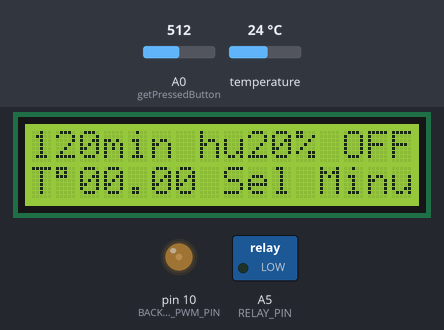
Recording of a sketch running on a simulated Arduino Uno, built with avr-gcc and run on an emulated ATmega328P. Parts: 16×2 character LCD, switched loads named in the sketch (green lamp = pin HIGH), output pins drawn as LEDs (lit = HIGH). The inputs (shaded band) are chosen by the test bench; at power-on: A0 (getPressedButton) = 512, temperature 24 °C. What the sketch prints to the serial monitor is not drawn.

Above: at 4.2 s.
4.3 s: A0 (getPressedButton) set to 52
At 4.9 s:
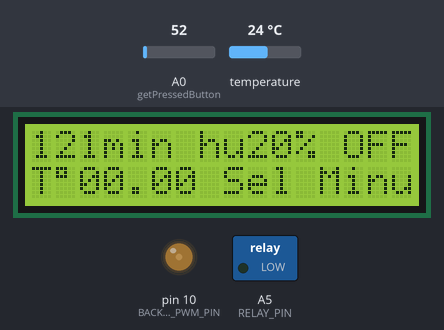
6.3 s: A0 (getPressedButton) set to 46
At 7.4 s:
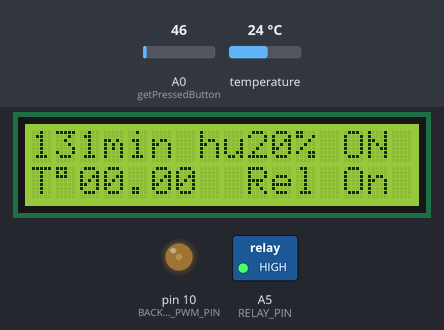
7.8 s: A0 (getPressedButton) set to 338
At 8.15 s:
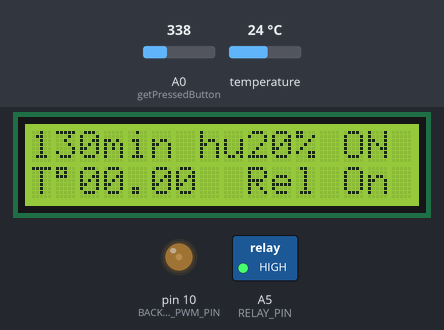
9.5 s: A0 (getPressedButton) set to 365
At 10.0 s:
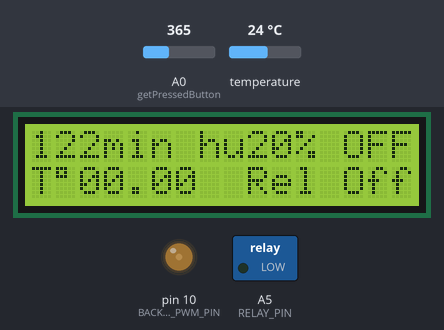
11.1 s: A0 (getPressedButton) set to 488
23.8 s: A0 (getPressedButton) set to 509
At 24.5 s:
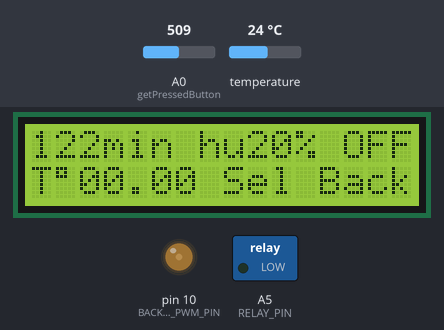
Timing chart, 0 to 26.8 s (numbered marks = the images above; inputs shaded):
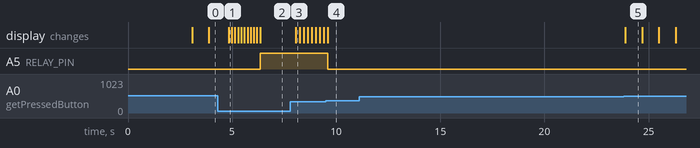

Measured:
- the behaviour switches between 50 and 49 on A0 (getPressedButton) (found by bisection; images 1 and 2)
- the behaviour switches between 349 and 350 on A0 (getPressedButton) (found by bisection; images 3 and 4)
- the behaviour switches between 499 and 500 on A0 (getPressedButton) (found by bisection; images 4 and 5)
- after the input at 6.3 s, A5 (RELAY_PIN): LOW → HIGH after 0.05 s; the display: changes after 0.06 s (image 2)
- after the input at 7.8 s, the display: changes after 0.26 s (image 3)
- after the input at 9.5 s, A5 (RELAY_PIN): HIGH → LOW after 0.10 s; the display: changes after 0.10 s (image 4)
- after the input at 11.1 s, every drawn part: stays the same
- after the input at 23.8 s, the display: changes after 0.09 s (image 5)

The sketch:

lcd_deshydrateur.ino
```cpp
/*****************************************************************************************
 *
 *  DESHYDRATEUR DE FILAMENT
 *  L.MERCET 01/01/2020
 *
 * Todo :
 * - un réglage d'hystérésis sur 1 degré sera pas mal
 * - un mode de chauffe à l'allumage (15s de chauffe puis 45s d'attente) * 3
 *
 ****************************************************************************************/


/* Dépendances */
#include <LiquidCrystal.h>
#include <OneWire.h>

/** Broche pour le contrôle du rétroéclairage */
const byte BACKLIGHT_PWM_PIN = 10;
const byte RELAY_PIN = A5;

/** Variable */
float DS18B20_temperature;
bool mode = false;
byte selectMode, temperatureConsigne = 30, hysteresisConsigne = 1;
int backlight = 50, tempsRestant, tempsMin = 120,tempsEcoule;
unsigned long long tempo, tempsBase;

// Variables propres au DS18B20
const int DS18B20_PIN=A1;
const int DS18B20_ID=0x28;
// Déclaration de l'objet ds
OneWire ds(DS18B20_PIN); // on pin DS18B20_PIN (a 4.7K resistor is necessary)

/** Objet LiquidCrystal pour communication avec l'écran LCD */
LiquidCrystal lcd(8, 9, 4, 5, 6, 7);

/** Énumération des boutons utilisables et des selections possibles*/
enum {
  BUTTON_NONE,  /*!< Pas de bouton appuyé */
  BUTTON_UP,    /*!< Bouton UP (haut) */
  BUTTON_DOWN,  /*!< Bouton DOWN (bas) */
  BUTTON_LEFT,  /*!< Bouton LEFT (gauche) */
  BUTTON_RIGHT, /*!< Bouton RIGHT (droite) */
  BUTTON_SELECT, /*!< Bouton SELECT */
  OFF, /*!< Selection OFF */
  BACKLIGHT, /*!< Selection BAKLIGHT */
  MINUTES, /*!< Selection TEMPS DE TRAVAIL */
  TEMPERATURE, /*!< Selection TEMPERATURE DE CONSIGNE */
  HYSTERESIS /*!< Selection TEMPERATURE DE CONSIGNE */
};

void setup() {
  Serial.begin(9600);
  // put your setup code here, to run once:
  lcd.begin(16, 2);
  lcd.print("  Deshydrateur");
  lcd.setCursor(0,1);
  lcd.print(" L.Mercet v1.0");
  analogWrite(BACKLIGHT_PWM_PIN, backlight); // Pas de rétroéclairage
  pinMode(RELAY_PIN, OUTPUT);
  delay(3000);
  lcd.clear();
  lcd.print("240min hu20% OFF");
  lcd.setCursor(0,1);
  lcd.print("T 00.00  Rel OFF");
  lcd.setCursor(1,1);
  lcd.print((char)223);
  selectMode = OFF;
}

void loop() {
  // put your main code here, to run repeatedly:
  /* Affiche le bouton appuyé */

  switch (getPressedButton()) {
  case BUTTON_NONE:
    lcd.setCursor(2, 1);
    if(selectMode == OFF){
      lcd.print(DS18B20_temperature);
    }else if(selectMode == TEMPERATURE){
      lcd.print(temperatureConsigne);
    }else if(selectMode == HYSTERESIS){
      lcd.setCursor(3, 1);
      lcd.print(hysteresisConsigne);
    }
    break;

  case BUTTON_UP:
    switch(selectMode){
      case OFF:
        tempsMin++;
      break;
      case BACKLIGHT:
        backlight++;
      break;
      case MINUTES:
        tempsMin++;
      break;
      case TEMPERATURE:
        temperatureConsigne++;
      break;
      case HYSTERESIS:
        hysteresisConsigne++;
      break;
    }
    delay(150);
    break;

  case BUTTON_DOWN:
    switch(selectMode){
      case OFF:
        tempsMin--;
      break;
      case BACKLIGHT:
        backlight--;
      break;
      case MINUTES:
        tempsMin--;
      break;
      case TEMPERATURE:
        temperatureConsigne--;
      break;
      case HYSTERESIS:
        hysteresisConsigne--;
      break;
    }
    delay(150);
    break;

  case BUTTON_LEFT:
    lcd.setCursor(13,0);
    lcd.print("OFF");
    mode = false;
    break;

  case BUTTON_RIGHT:
    lcd.setCursor(13,0);
    lcd.print("ON ");
    tempsBase = tempo;
    mode = true;
    selectMode = OFF; // eviter que le procès débute sans lecture de température.
    lcd.setCursor(8,1);
    lcd.print(" Rel    ");
    break;

  case BUTTON_SELECT:
    if(!mode){
      switch(selectMode){
        case OFF:
          selectMode = BACKLIGHT;
        break;
        case BACKLIGHT:
          selectMode = MINUTES;
        break;
        case MINUTES:
          selectMode = TEMPERATURE;
        break;
        case TEMPERATURE:
          selectMode = HYSTERESIS;
        break;
        case HYSTERESIS:
          selectMode = OFF;
        break;
      }
      Serial.println(selectMode);
      lcd.setCursor(8,1);
      switch(selectMode){
        case OFF:
          lcd.print(" Rel    ");
        break;
        case BACKLIGHT:
          lcd.print("Sel Back");
        break;
        case MINUTES:
          lcd.print("Sel Minu");
        break;
        case TEMPERATURE:
          lcd.print("Sel temp");
          lcd.setCursor(2,1);
          lcd.print(temperatureConsigne);
          lcd.print(".00");
        break;
        case HYSTERESIS:
          lcd.print("Sel hyst");
          lcd.setCursor(2,1);
          lcd.print("0");
          lcd.print(hysteresisConsigne);
          lcd.print(".00");
        break;
      }
      delay(800);
    }
    break;
  }

  /* gestion du relai */
  relay();

  /* Délai pour l'affichage */
  analogWrite(BACKLIGHT_PWM_PIN, backlight);
  if(selectMode == OFF){
    DS18B20_temperature = getTemperatureDS18b20(); // On lance la fonction d'acquisition de T°
    // on affiche la T°
    Serial.print("(DS18B20) =>\t temperature: ");
    Serial.println(DS18B20_temperature);
  }

  /* gestion du temps restant */
  calculTime();

  if(tempsRestant == 0){
    lcd.setCursor(13,0);
    lcd.print("OFF");
    mode = false;
  }
}

/*-------------------------------------------------------------------------------------
 *  FONCTION ANNEXE
 *  -----------------------------------------------------------------------------------
 */


/* fonction Relay
 * avec gestion d'une première chauffe avec un temps en fonction de la température de consigne
 */
void relay(){
  if(DS18B20_temperature < temperatureConsigne && mode == true){
    bool onOff = false;
    if(tempsEcoule > 240){
      onOff = true;
    }else if(tempsEcoule < temperatureConsigne){
      onOff = true;
    }else if(tempsEcoule < temperatureConsigne+45){
      onOff = false;
    }else if(tempsEcoule < temperatureConsigne*2+45){
      onOff = true;
    }else if(tempsEcoule < temperatureConsigne*2+90){
      onOff = false;
    }else if(tempsEcoule < temperatureConsigne*3+90){
      onOff = true;
    }else if(tempsEcoule < temperatureConsigne*3+135){
      onOff = false;
    }else if(tempsEcoule < temperatureConsigne*4+135){
      onOff = true;
    }else{
      onOff = false;
    }
    // 2eme fonction
    if(onOff){
      digitalWrite(RELAY_PIN, HIGH);
      lcd.setCursor(13, 1);
      lcd.print("On ");
    }else{
      digitalWrite(RELAY_PIN, LOW);
      lcd.setCursor(13, 1);
      lcd.print("Off");
    }
  }else if(DS18B20_temperature > (temperatureConsigne + hysteresisConsigne) || mode == false){
    digitalWrite(RELAY_PIN, LOW);
    if(selectMode == OFF){
      lcd.setCursor(13, 1);
      lcd.print("Off");
    }
  }
}

/* Affichage du temps restant dans le déshydrateur */
void calculTime(){
  tempo = superMillis();
  tempo = tempo/1000;
  tempsEcoule = tempo - tempsBase;
  Serial.println(tempsEcoule);
  if(mode){
    tempsRestant = tempsMin-(tempsEcoule/60);
    Serial.println(tempsRestant);
    displayTime(tempsRestant);
  }else{
    displayTime(tempsMin);
  }
}

void displayTime(int t){
  if(t<10){
    lcd.setCursor(0,0);
    lcd.print("00");
    lcd.print(t);
  }else if(t<100){
    lcd.setCursor(0,0);
    lcd.print("0");
    lcd.print(t);
  }else{
    lcd.setCursor(0,0);
    lcd.print(t);
  }
}

/** Retourne le bouton appuyé (si il y en a un) */
byte getPressedButton() {

  /* Lit l'état des boutons */
  int value = analogRead(A0);
  //Serial.println(value);

  /* Calcul l'état des boutons */
  if (value < 50)
    return BUTTON_RIGHT;
  else if (value < 200)
    return BUTTON_UP;
  else if (value < 350)
    return BUTTON_DOWN;
  else if (value < 500)
    return BUTTON_LEFT;
  else if (value < 800)
    return BUTTON_SELECT;
  else
    return BUTTON_NONE;
}

/* --------------- Acquisition de la température ----------------------------------- */
float getTemperatureDS18b20(){
byte i;
byte data[12];
byte addr[8];
float temp =0.0;

//Il n'y a qu'un seul capteur, donc on charge l'unique adresse.
ds.search(addr);

// Cette fonction sert à surveiller si la transmission s'est bien passée
if (OneWire::crc8( addr, 7) != addr[7]) {
Serial.println("getTemperatureDS18b20 : <!> CRC is not valid! <!>");
return false;
}

// On vérifie que l'élément trouvé est bien un DS18B20
if (addr[0] != DS18B20_ID) {
Serial.println("L'équipement trouvé n'est pas un DS18B20");
return false;
}

// Demander au capteur de mémoriser la température et lui laisser 850ms pour le faire (voir datasheet)
ds.reset();
ds.select(addr);
ds.write(0x44);
delay(850);
// Demander au capteur de nous envoyer la température mémorisé
ds.reset();
ds.select(addr);
ds.write(0xBE);

// Le MOT reçu du capteur fait 9 octets, on les charge donc un par un dans le tableau data[]
for ( i = 0; i < 9; i++) {
data[i] = ds.read();
}
// Puis on converti la température (*0.0625 car la température est stockée sur 12 bits)
temp = ( (data[1] << 8) + data[0] )*0.0625;

return temp;
}

/**
 * Retourne le nombre de millisecondes depuis le démarrage du programme.
 *
 * @return Le nombre de millisecondes depuis le démarrage du programme sous la forme d'un
 * nombre entier sur 64 bits (unsigned long long).
 */
unsigned long long superMillis() {
  static unsigned long nbRollover = 0;
  static unsigned long previousMillis = 0;
  unsigned long currentMillis = millis();

  if (currentMillis < previousMillis) {
     nbRollover++;
  }
  previousMillis = currentMillis;

  unsigned long long finalMillis = nbRollover;
  finalMillis <<= 32;
  finalMillis +=  currentMillis;
  return finalMillis;
}
```
